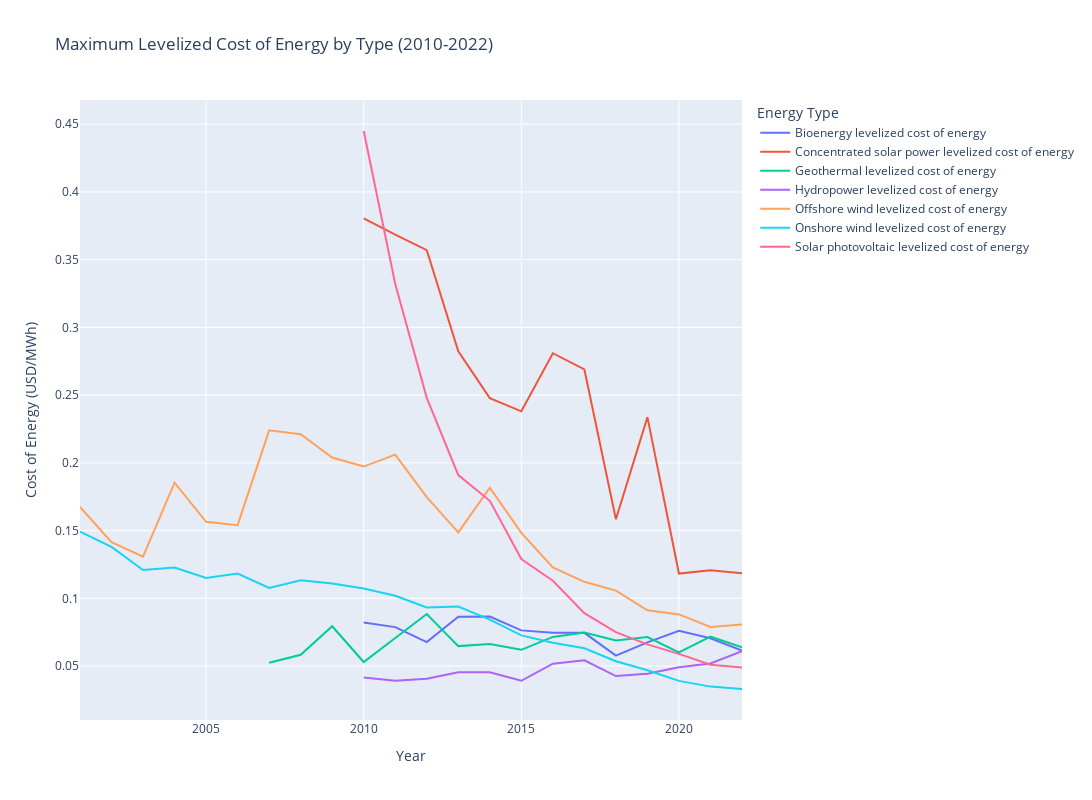

Here is the notebook cell this chart was saved with:
### Code cell
# Drop rows where all specified columns have NaN values
columns_to_check = [
    'Bioenergy levelized cost of energy', 
    'Geothermal levelized cost of energy', 
    'Offshore wind levelized cost of energy', 
    'Solar photovoltaic levelized cost of energy', 
    'Concentrated solar power levelized cost of energy', 
    'Hydropower levelized cost of energy', 
    'Onshore wind levelized cost of energy'
]
df = df.dropna(subset=columns_to_check, how='all')

# Interpolate 'Geothermal levelized cost of energy' for years between 2010 and 2015
mask = (df['Year'] >= 2010) & (df['Year'] <= 2015)
df.loc[mask, 'Geothermal levelized cost of energy'] = df.loc[mask, 'Geothermal levelized cost of energy'].interpolate(method='linear')

# Melt the DataFrame to a long format for Plotly
df_long = df.melt(id_vars=['Year'], 
                  value_vars=columns_to_check, 
                  var_name='Energy Type', 
                  value_name='Cost of Energy')

# Group by Year and Energy Type, and find the maximum cost for each group
df_max = df_long.groupby(['Year', 'Energy Type']).max().reset_index()

# Plot the data using Plotly
fig = px.line(df_max, x='Year', y='Cost of Energy', color='Energy Type',
              title='Maximum Levelized Cost of Energy by Type (2010-2022)',
              labels={'Cost of Energy': 'Cost of Energy (USD/MWh)'},
              width=1500, height=800)

# Show the plot
fig.show()

### Figure 1 — Plotly figure (JSON) as saved in the notebook; plotly's stock layout.template omitted (floating-point values rounded to 4 significant figures)
{"data": [{"hovertemplate": "Energy Type=Bioenergy levelized cost of energy<br>Year=%{x}<br>Cost of Energy (USD/MWh)=%{y}<extra></extra>", "legendgroup": "Bioenergy levelized cost of energy", "line": {"color": "#636efa", "dash": "solid"}, "marker": {"symbol": "circle"}, "mode": "lines", "name": "Bioenergy levelized cost of energy", "orientation": "v", "showlegend": true, "type": "scatter", "x": [2001, 2002, 2003, 2004, 2005, 2006, 2007, 2008, 2009, 2010, 2011, 2012, 2013, 2014, 2015, 2016, 2017, 2018, 2019, 2020, 2021, 2022], "xaxis": "x", "y": [null, null, null, null, null, null, null, null, null, 0.08212, 0.07875, 0.06766, 0.08641, 0.08658, 0.07633, 0.07462, 0.07451, 0.0577, 0.06748, 0.07601, 0.07052, 0.06147], "yaxis": "y"}, {"hovertemplate": "Energy Type=Concentrated solar power levelized cost of energy<br>Year=%{x}<br>Cost of Energy (USD/MWh)=%{y}<extra></extra>", "legendgroup": "Concentrated solar power levelized cost of energy", "line": {"color": "#EF553B", "dash": "solid"}, "marker": {"symbol": "circle"}, "mode": "lines", "name": "Concentrated solar power levelized cost of energy", "orientation": "v", "showlegend": true, "type": "scatter", "x": [2001, 2002, 2003, 2004, 2005, 2006, 2007, 2008, 2009, 2010, 2011, 2012, 2013, 2014, 2015, 2016, 2017, 2018, 2019, 2020, 2021, 2022], "xaxis": "x", "y": [null, null, null, null, null, null, null, null, null, 0.3805, 0.3684, 0.357, 0.2824, 0.2478, 0.2381, 0.2809, 0.269, 0.1583, 0.2338, 0.1183, 0.1207, 0.1185], "yaxis": "y"}, {"hovertemplate": "Energy Type=Geothermal levelized cost of energy<br>Year=%{x}<br>Cost of Energy (USD/MWh)=%{y}<extra></extra>", "legendgroup": "Geothermal levelized cost of energy", "line": {"color": "#00cc96", "dash": "solid"}, "marker": {"symbol": "circle"}, "mode": "lines", "name": "Geothermal levelized cost of energy", "orientation": "v", "showlegend": true, "type": "scatter", "x": [2001, 2002, 2003, 2004, 2005, 2006, 2007, 2008, 2009, 2010, 2011, 2012, 2013, 2014, 2015, 2016, 2017, 2018, 2019, 2020, 2021, 2022], "xaxis": "x", "y": [null, null, null, null, null, null, 0.0525, 0.05831, 0.07937, 0.05297, 0.07069, 0.08841, 0.06472, 0.06633, 0.06198, 0.07149, 0.07479, 0.06887, 0.07141, 0.06001, 0.07173, 0.06385], "yaxis": "y"}, {"hovertemplate": "Energy Type=Hydropower levelized cost of energy<br>Year=%{x}<br>Cost of Energy (USD/MWh)=%{y}<extra></extra>", "legendgroup": "Hydropower levelized cost of energy", "line": {"color": "#ab63fa", "dash": "solid"}, "marker": {"symbol": "circle"}, "mode": "lines", "name": "Hydropower levelized cost of energy", "orientation": "v", "showlegend": true, "type": "scatter", "x": [2001, 2002, 2003, 2004, 2005, 2006, 2007, 2008, 2009, 2010, 2011, 2012, 2013, 2014, 2015, 2016, 2017, 2018, 2019, 2020, 2021, 2022], "xaxis": "x", "y": [null, null, null, null, null, null, null, null, null, 0.04161, 0.03912, 0.0407, 0.04549, 0.04543, 0.03913, 0.05178, 0.05427, 0.04263, 0.04431, 0.04919, 0.05188, 0.06097], "yaxis": "y"}, {"hovertemplate": "Energy Type=Offshore wind levelized cost of energy<br>Year=%{x}<br>Cost of Energy (USD/MWh)=%{y}<extra></extra>", "legendgroup": "Offshore wind levelized cost of energy", "line": {"color": "#FFA15A", "dash": "solid"}, "marker": {"symbol": "circle"}, "mode": "lines", "name": "Offshore wind levelized cost of energy", "orientation": "v", "showlegend": true, "type": "scatter", "x": [2001, 2002, 2003, 2004, 2005, 2006, 2007, 2008, 2009, 2010, 2011, 2012, 2013, 2014, 2015, 2016, 2017, 2018, 2019, 2020, 2021, 2022], "xaxis": "x", "y": [0.1674, 0.1414, 0.1307, 0.1854, 0.1565, 0.154, 0.224, 0.2212, 0.2039, 0.1973, 0.2061, 0.1747, 0.1487, 0.1816, 0.1483, 0.1228, 0.1122, 0.1057, 0.09118, 0.0881, 0.07884, 0.08065], "yaxis": "y"}, {"hovertemplate": "Energy Type=Onshore wind levelized cost of energy<br>Year=%{x}<br>Cost of Energy (USD/MWh)=%{y}<extra></extra>", "legendgroup": "Onshore wind levelized cost of energy", "line": {"color": "#19d3f3", "dash": "solid"}, "marker": {"symbol": "circle"}, "mode": "lines", "name": "Onshore wind levelized cost of energy", "orientation": "v", "showlegend": true, "type": "scatter", "x": [2001, 2002, 2003, 2004, 2005, 2006, 2007, 2008, 2009, 2010, 2011, 2012, 2013, 2014, 2015, 2016, 2017, 2018, 2019, 2020, 2021, 2022], "xaxis": "x", "y": [0.1492, 0.1379, 0.1208, 0.1227, 0.115, 0.1183, 0.1077, 0.1133, 0.111, 0.1072, 0.1019, 0.09328, 0.09389, 0.0843, 0.07263, 0.06726, 0.06313, 0.05358, 0.04694, 0.03906, 0.03482, 0.03306], "yaxis": "y"}, {"hovertemplate": "Energy Type=Solar photovoltaic levelized cost of energy<br>Year=%{x}<br>Cost of Energy (USD/MWh)=%{y}<extra></extra>", "legendgroup": "Solar photovoltaic levelized cost of energy", "line": {"color": "#FF6692", "dash": "solid"}, "marker": {"symbol": "circle"}, "mode": "lines", "name": "Solar photovoltaic levelized cost of energy", "orientation": "v", "showlegend": true, "type": "scatter", "x": [2001, 2002, 2003, 2004, 2005, 2006, 2007, 2008, 2009, 2010, 2011, 2012, 2013, 2014, 2015, 2016, 2017, 2018, 2019, 2020, 2021, 2022], "xaxis": "x", "y": [null, null, null, null, null, null, null, null, null, 0.445, 0.332, 0.248, 0.191, 0.172, 0.129, 0.113, 0.089, 0.075, 0.066, 0.059, 0.051, 0.049], "yaxis": "y"}], "layout": {"height": 800, "legend": {"title": {"text": "Energy Type"}, "tracegroupgap": 0}, "title": {"text": "Maximum Levelized Cost of Energy by Type (2010-2022)"}, "width": 1500, "xaxis": {"anchor": "y", "autorange": true, "domain": [0, 1], "range": [2001, 2022], "title": {"text": "Year"}, "type": "linear"}, "yaxis": {"anchor": "x", "autorange": true, "domain": [0, 1], "range": [0.01017, 0.4679], "title": {"text": "Cost of Energy (USD/MWh)"}, "type": "linear"}}}
